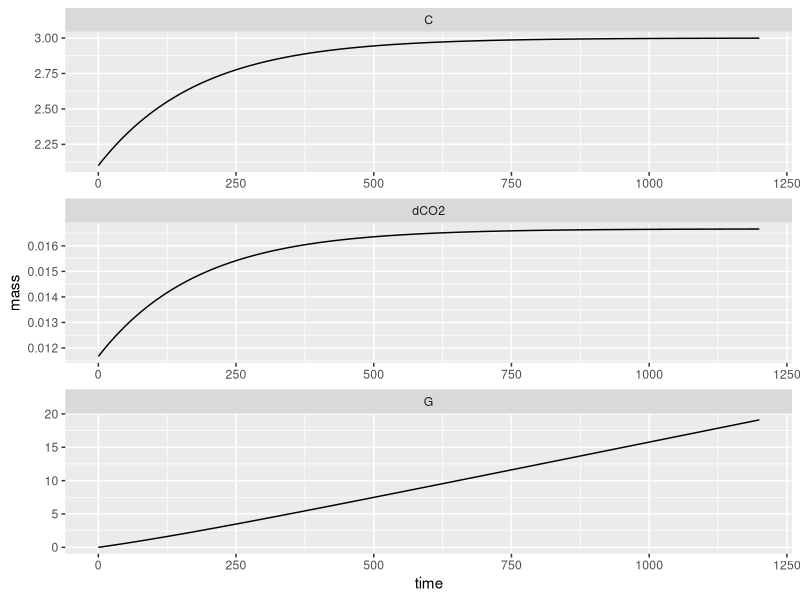
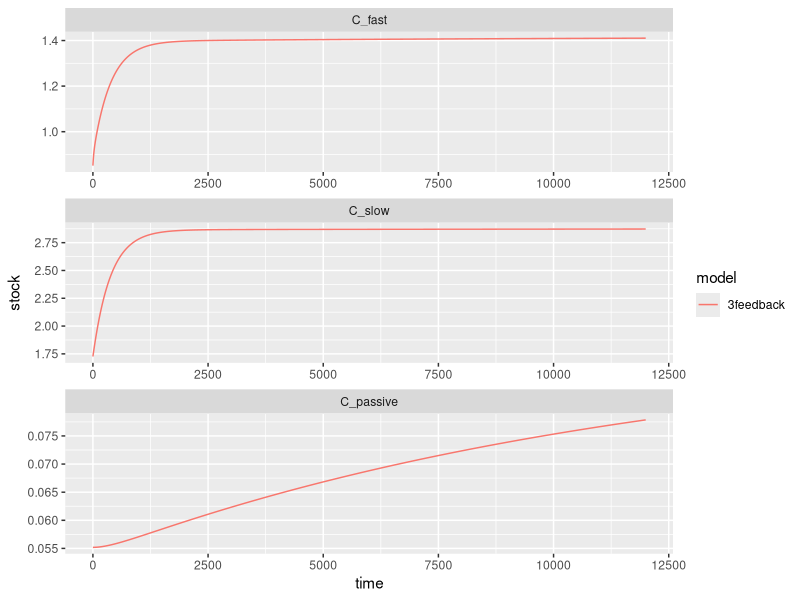
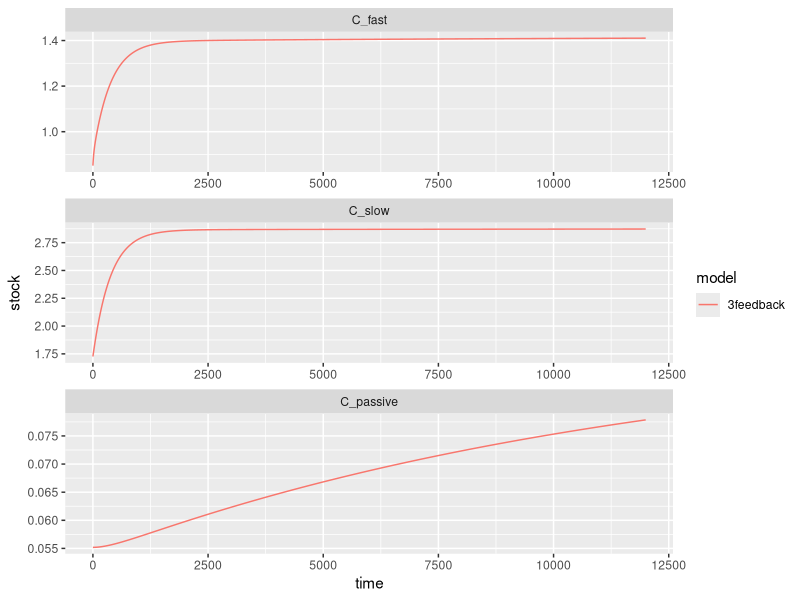
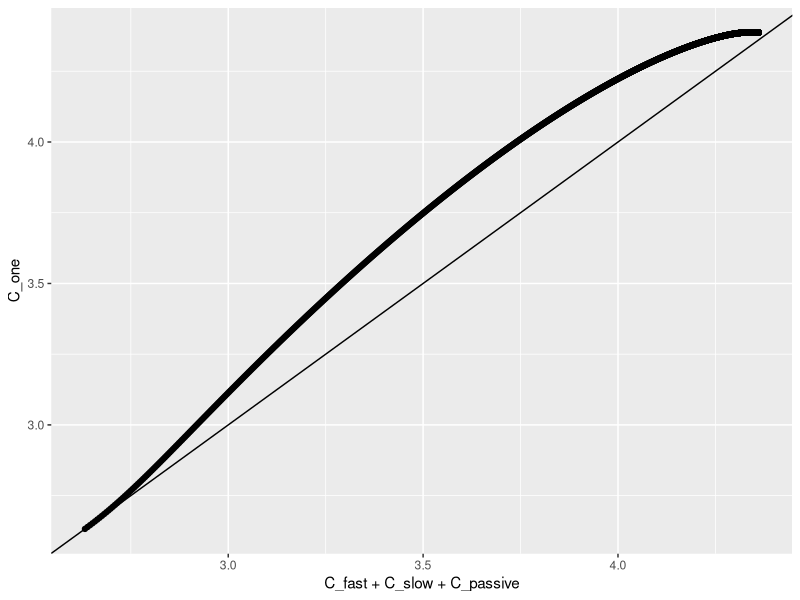
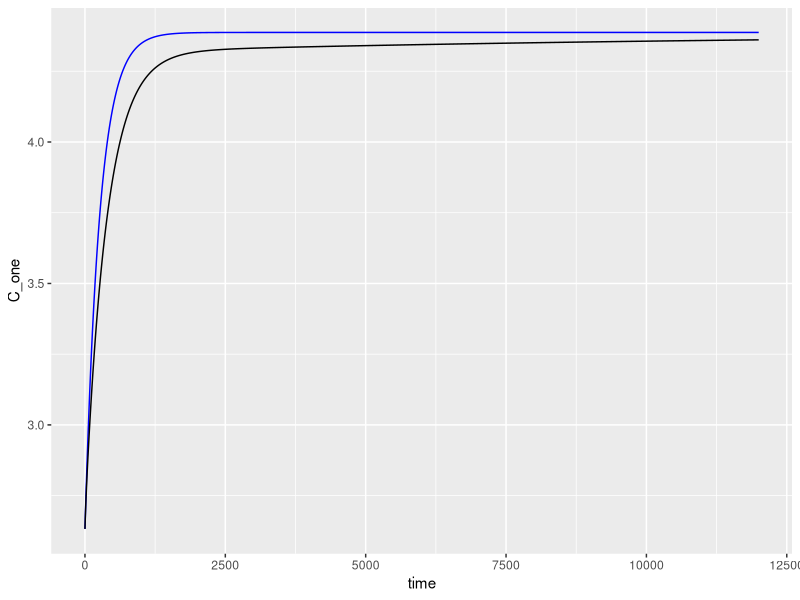

The R source for these figures, in order: (Note: this script raises an error after producing the figures.)
## ---- chunk 1
#useful functions in here

library(tidyverse) #data library
library(deSolve) #ODE solver
library(DiagrammeR) #flow charts

knitr::opts_chunk$set(echo = TRUE)
## ---- chunk 2
 #u; [0, 2.5] kg-carbon m-2 yr-1; evenly split per month for now (fits CENTURY parameters)
parameter.ls <- list(inputs = 0.2/12, 
                     #\tau; [10, 50] yr, by month
                     turnoverTime = 15*12) 

simTime <- 100*12

#rate change function
dCdt_1pool <- function(t, y, parms, rel_tol = 1e-8){
  ## Debugging code below
  #t <- 0
  #y <- c(G = 0, InitialCarbon_1pool)
  #parms <- parameter.ls
  y <- unname(y)
  CO2 <- y[1] 
  soil <- y[2]
  
  dCO2 <- soil / parms$turnoverTime
  dSoil <- parms$inputs - soil / parms$turnoverTime
  
  #make a relative tolernance to ensure conservation of mass
  if(abs(parms$inputs - (dCO2 + dSoil))/parms$inputs > rel_tol){
    stop('Conservation of mass does not hold')
  }
  return(list(c(G = dCO2, C = dSoil)))
}

#steady state function
C_ss_1pool <- function(parms){
  ans <- parms$inputs * parms$turnoverTime
  return(c(C = ans))
}

InitialCarbon_1pool <- C_ss_1pool(parms = parameter.ls)*0.7

dCdt_1pool(t = 0, y = c(G = 0, InitialCarbon_1pool), parms = parameter.ls)

# Numerically solving this is a little bit overkill since 
# ...the differential equation is solvable but for generalizations here is the numerical
# ...solution from the function lsoda in the deSolve package
sim_1pool <- lsoda(y = c(G = 0, InitialCarbon_1pool),
                times = seq(0, simTime, by = 1/10),
                func = dCdt_1pool,
                parms = parameter.ls) %>%
  as.data.frame() %>%
  mutate(dCO2 = dCdt_1pool(t = time, #this doesn't matter for this current model
                           y = c(G = G, C=C), 
                           parms = parameter.ls)[[1]]['G'],
         .by = everything())

ggplot(sim_1pool %>%
         pivot_longer(cols = c(C, G, dCO2), 
                      names_to = 'pool', values_to = 'mass')) +
  geom_line(aes(x=time, y=mass)) +
  facet_wrap(~pool, scales='free', ncol = 1)

## ---- chunk 3

##3pool_feedback

#Notes on the input fraction calculations (gleaned from Parton's CENTURY model)
  #Parton uses MONTHLY time steps
  #Century breaks up plant residue into metabolic C and Structural C based on the Lignin to Nitrogen ratio.
    #We will be using a 7/1 Lignin to Nitrogen ratio, thus 12.5% of plant litter is in the form of metabolic C and 87.5% is a structural C.
    #Century then sends 45% of metabolic C to the fast pool (the rest decays before entering the soil pool). - including this fraction breaks mass balance so it is omitted
 #Century then sends a portion of structural C to the fast and slow pools based on the lignin fraction A.
    ### !!!! because I have no idea what the lignin fraction even is, I'm using the placeholder value of 50%.
    # 70% of A* Structural C goes to the Slow pool (rest decays before reaching soil) - including this fraction breaks mass balance so it is omitted
    # 45% (?) of (1-A)*Structural C goes to fast (rest decays before reaching soil) - including this fraction breaks mass balance so it is omitted

century_parameter.ls <- list(inputs = 0.2/12, #monthly; divided evenly between the months
                            input_to_fast = ((.125)+(.875*.5)),  
                            input_to_slow = .875*.5,  
                                                   #note: Century includes no direct inputs to the passive pool.
                     #fast turnover according to Century \tau; [2, 4] yr
                     turnoverTime_fast = 1.5*12,    #1.5y  
                     #slow turnover according to Century \tau; [20, 50] yr
                     turnoverTime_slow = 25*12,       #25y
                     #passive turnover according to Century \tau: [800, 1200] yr
                     turnoverTime_passive = 1000*12,  #1000y
                     
                       fast_to_slow = 0.486,       # This is determined in CENTURY based on a soil vs. silt & clay fraction
                                                        # if soil to silt+clay fraction is zero, then = .15-.004
                                                        # if fraction is 1, then =.83-.004
                                                        # currently using the average between the two: .486
                       fast_to_passive = 0.004,    #
                       slow_to_fast = 0.42,        #
                       slow_to_passive = 0.03,     #
                       passive_to_fast = 0.45,     #
                       passive_to_slow = 0         # CENTURY does not include this flow
                       )

#steady state calculations for each pool
C_ss_3feedback <- function(parms){
  allocation_vector <- matrix(c(parms$input_to_fast, 
                                parms$input_to_slow, 
                                1 - parms$input_to_fast - parms$input_to_slow),
                              nrow = 3)
  decay_matrix <- diag(x= 1/c(parms$turnoverTime_fast,
                             parms$turnoverTime_slow,
                             parms$turnoverTime_passive))
  transfer_matrix <- matrix(c(1,  -parms$slow_to_fast, -parms$passive_to_fast,
                              -parms$fast_to_slow, 1, -parms$passive_to_slow,
                              -parms$fast_to_passive, -parms$slow_to_passive,  1),
                            nrow = 3,
                            byrow=TRUE)
  #0 = inputs * allocation - decay_matrix %*% transfer_matrix %*% y
  #decay_matrix %*% transfer_matrix %*% y = inputs * allocation
  
  ans <- solve(decay_matrix  %*% transfer_matrix ,parms$inputs * allocation_vector)
  
  return(c(C_fast = ans[1],
           C_slow = ans[2],
           C_passive = ans[3]))
}


#ODE equation
dCdt_3feedback <- function(t, y, parms){
  G <- y[1]
 pools <- matrix(y[2:4], nrow=3)
 allocation_matrix <- matrix(c(parms$input_to_fast, 
                                parms$input_to_slow, 
                                1 - parms$input_to_fast - parms$input_to_slow),
                              nrow = 3)
  decay_matrix <- diag(x= 1/c(parms$turnoverTime_fast,
                             parms$turnoverTime_slow,
                             parms$turnoverTime_passive))
  transfer_matrix <- matrix(c(1,  -parms$slow_to_fast, -parms$passive_to_fast,
                              -parms$fast_to_slow, 1, -parms$passive_to_slow,
                              -parms$fast_to_passive, -parms$slow_to_passive,  1),
                            nrow = 3,
                            byrow=TRUE)
  ans <- parms$inputs * allocation_matrix - decay_matrix %*% transfer_matrix %*% pools
  
  resp <- decay_matrix %*% transfer_matrix %*% pools
  total_resp <- sum(resp)
  
  return(list(c(G = total_resp,
                C_fast = ans[1],
                C_slow = ans[2],
                C_passive = ans[3]
  )))
}


#initial value
InitialCarbon_3pool <- C_ss_3feedback(parms = century_parameter.ls)*0.6

#making a more realistic simulation time for a monthly model with turnover times in the 1000s
simTime <- 1000*12

#simulation
sim_3feedback <- lsoda(y = c(G=0, InitialCarbon_3pool),
                      times = 0:simTime,
                      func = dCdt_3feedback,
                      parms = century_parameter.ls) %>%
  as.data.frame() 


#Feedback graph by pools:
ggplot(sim_3feedback %>%
         pivot_longer(cols = C_fast:C_passive,
                      names_to = 'pool',
                      values_to = 'stock')%>%
         mutate(pool = factor(pool, levels = c('C_fast', 'C_slow', 'C_passive')),
                model = '3feedback')
) +
  geom_line(aes(x=time, y=stock, color = model)) +
  facet_wrap(~ pool, ncol=1, scales='free')


#Feedback graphs: total carbon and respiration 
ggplot(sim_3feedback %>%
         pivot_longer(cols = C_fast:C_passive,
                      names_to = 'pool',
                      values_to = 'stock')%>%
         mutate(pool = factor(pool, levels = c('C_fast', 'C_slow', 'C_passive')),
                model = '3feedback')
) +
  geom_line(aes(x=time, y=stock, color = model)) +
  facet_wrap(~ pool, ncol=1, scales='free')


## ---- chunk 4
##One Pool Proxy Method:

#Proxy Decay Rate Calculation
Proxy_decayrate <- function(parms){
  decay_matrix <- diag(x= 1/c(parms$turnoverTime_fast,
                             parms$turnoverTime_slow,
                             parms$turnoverTime_passive))
  
  transfer_matrix <- matrix(c(1,  -parms$slow_to_fast, -parms$passive_to_fast,
                              -parms$fast_to_slow, 1, -parms$passive_to_slow,
                              -parms$fast_to_passive, -parms$slow_to_passive,  1),
                            nrow = 3,
                            byrow=TRUE)
  
   allocation_vector <- matrix(c(parms$input_to_fast, 
                                parms$input_to_slow, 
                                1 - parms$input_to_fast - parms$input_to_slow),
                              nrow = 3)
  
  ans <- sum(solve(decay_matrix %*% transfer_matrix) %*% allocation_vector)
  return(ans)
}  


##Adds the proxy rate to the main parameter list
century_parameter.ls$turnoverTime <- Proxy_decayrate(parms=century_parameter.ls)


#Initial Value for the One Pool Proxy, simulation, with name for lsoda output
InitialCarbon_1pool <- sum(C_ss_3feedback(parms = century_parameter.ls))*0.6

#Simulation with the one-pool model
sim_Feedback_OnePool <- lsoda(y = c(G=0, C_one = InitialCarbon_1pool),
                times = 0:simTime,
                func = dCdt_1pool,
                parms = century_parameter.ls) %>%
  as.data.frame()


sim_all <- sim_3feedback %>%
  full_join(sim_Feedback_OnePool, by = 'time', suffix = c('.3pool', '.proxy')) %>%
  mutate(flux_3pool = dCdt_3feedback(t = time, y = c(0, C_fast, C_slow, C_passive),
                                     parms = century_parameter.ls)[[1]][1], 
         flux_proxy = dCdt_1pool(t = time, y = c(0, C_one),
                                     parms = century_parameter.ls)[[1]][1], .by= everything())

#want time vs stock graph
#difference drive graph
ggplot(sim_all) +
  geom_point(aes(x=C_fast+C_slow+C_passive, y = C_one)) +
  geom_abline()

ggplot(sim_all) +
  geom_line(aes(x=time, y= C_one), color = 'blue') +
  geom_line(aes(x=time, y = C_fast+C_slow+C_passive))

# #Calculating total C in the Feedback run
# sim_3feedback <- sim_3feedback %>%
#   pivot_wider(names_from="pool", values_from="stock") %>%
#   mutate(Feedback_C_Total = C_fast + C_slow +C_passive) 
# 
# #Add the one-pool proxy column
# sim_3feedback$OnePoolProxy <- sim_Feedback_OnePool$C
# 
# 
# #Formatting the data for nice graphing:
# sim_3feedback <- sim_3feedback %>% 
#                     select(time, Feedback_C_Total, OnePoolProxy) %>%
#                     pivot_longer(cols = c("Feedback_C_Total", "OnePoolProxy"),
#                                  names_to = "model",
#                                  values_to = "stock")
# 
# 
# #Plot comparing the two
# ggplot(sim_3feedback) +
#   geom_line(aes(x=time, y=stock, color=model))


## ---- chunk 5
# #ODE equation with Respired Carbon
# dCdt_3feedback <- function(t, y, parms){
# 
#   dCf <- parms$inputs*parms$input_to_fast -
#           (1/parms$turnoverTime_fast)*y[1] +
#           (1/parms$turnoverTime_slow)*parms$slow_to_fast*y[2] +
#           (1/parms$turnoverTime_passive)*parms$passive_to_fast*y[3]
#     
#   dCs <- parms$inputs*parms$input_to_slow -
#           (1/parms$turnoverTime_slow)*y[2] +
#           (1/parms$turnoverTime_fast)*parms$fast_to_slow*y[1] +
#           (1/parms$turnoverTime_passive)*parms$passive_to_slow*y[3]
#   
#   dCp <- parms$inputs*(1-parms$input_to_fast- parms$input_to_slow) -
#           (1/parms$turnoverTime_passive)*y[3] +
#           (1/parms$turnoverTime_fast)*parms$fast_to_passive*y[1] +
#           (1/parms$turnoverTime_slow)*parms$slow_to_passive*y[2]
# 
#   dgas <-  parms$turnoverTime_fast*(1- parms$fast_to_slow - parms$fast_to_passive)*y[1]  +
#           parms$turnoverTime_slow*(1- parms$slow_to_fast - parms$slow_to_passive)*y[2]  +
#           parms$turnoverTime_passsive*(1- parms$passive_to_fast - parms$passive_to_slow)*y[3]
#   
#   return(list(c(C_fast = dCf,
#            C_slow = dCs,
#            C_passive = dCp,
#            Resp_C = dgas
#            )))
# }
# 
# #New Initial state with respired carbon column
# InitialCarbon_3pool <- c(C_ss_3feedback(parms = century_parameter.ls)*0.6, "Gas"=0)
# 
# #simulation
# sim_3feedback <- lsoda(y = InitialCarbon_3pool,
#                       times = 0:simTime,
#                       func = dCdt_3feedback,
#                       parms = century_parameter.ls) %>%
#   as.data.frame() %>%
#   pivot_longer(cols = C_fast:C_passive,
#                names_to = 'pool',
#                values_to = 'stock')%>%
#   mutate(pool = factor(pool, levels = c('C_fast', 'C_slow', 'C_passive')),
#          model = '3feedback')
# 
# 
# #Formatting data table for Respired C calculation (1pool)
# sim_3feedback <- sim_3feedback %>% 
#                     pivot_wider(names_from = "model", values_from = "stock") %>%
#                     mutate(Proxy_Respired_C = RespiredCarbon(endtime=time, parms=century_parameter.ls, initialstate=InitialCarbon_1pool))
# 
# 
# 

## ---- chunk 6
#paramter list with no inputs
no_input_century_parameter.ls <- century_parameter.ls %>% list_assign(inputs=0)

#Creates a simulation using the full feedback model starting at SS, turn off inputs at time 240 (twenty years, monthly time steps)
No_inputs_feedback_sim <- rbind(lsoda(y = C_ss_3feedback(parms = century_parameter.ls),
                                      times = 0:240,
                                      func = dCdt_3feedback,
                                      parms = century_parameter.ls) %>%
                                  as.data.frame(),
                              lsoda(y = C_ss_3feedback(parms = century_parameter.ls),
                                      times = 0:9760,
                                      func = dCdt_3feedback,
                                      parms = no_input_century_parameter.ls) %>%
                                  as.data.frame() %>%
                                  mutate(time=time+240)
                                ) %>%
                          mutate(Feedback_C_Total = C_fast + C_slow +C_passive) %>%
                          mutate(C_ps = C_passive + C_slow) %>%
                          as.data.frame
                


#Simulation with the one-pool model starting at SS, turn off inputs at time 240 (twenty years, monthly time steps)
No_inputs_one_pool_proxy_sim <- rbind(lsoda(y = sum(C_ss_3feedback(parms = century_parameter.ls)),
                                            times = 0:240,
                                            func = dCdt_1pool,
                                            parms = century_parameter.ls) %>%
                                       as.data.frame() %>%
                                       set_names(c("time", "One_Pool_Proxy")),
                                      
                                    lsoda(y = sum(C_ss_3feedback(parms = century_parameter.ls)),
                                            times = 0:9760,
                                            func = dCdt_1pool,
                                            parms = no_input_century_parameter.ls) %>%
                                      as.data.frame() %>%
                                      set_names(c("time", "One_Pool_Proxy")) %>%
                                      mutate(time=time+240)
                                )
#Makes a dataframe to compare the two simulations total carbon
no_input_model_comparison <- as.data.frame(cbind(No_inputs_feedback_sim$time, No_inputs_feedback_sim$Feedback_C_Total, No_inputs_one_pool_proxy_sim$One_Pool_Proxy)) %>% 
    set_names(c("time", "Feedback_C_Total", "One_Pool_Proxy")) %>%
    pivot_longer(cols = c("Feedback_C_Total", "One_Pool_Proxy"),
                                 names_to = "model",
                                 values_to = "stock")



ggplot(no_input_model_comparison)  +
  # geom_area(data=No_inputs_feedback_sim, aes(x=time, y=C_passive), alpha=0.1, fill="firebrick")+
  # geom_area(data=No_inputs_feedback_sim, aes(x=time, y=C_ps), alpha=0.1, fill="firebrick")+
  # geom_area(data=No_inputs_feedback_sim, aes(x=time, y=Feedback_C_Total), alpha=0.1, fill="firebrick")+
  geom_line(aes(x=time, y=stock, color=model)) +
  geom_vline(xintercept=240, alpha=0.5, linetype="dashed") +
  labs(title="Inputs cut off after 20 years", y="Total Carbon (kg C/(m^2 yr))", x="Time (in months)" )



## ---- chunk 7
#Function for simulation with the 3feedback model, adjusting the inputs for seasonal change
dCdt_seasonal_3feedback <- function(t, y, parms, input_type = 'seasonal' ){
  pools <- matrix(y, nrow=3)
  allocation_matrix <- matrix(c(parms$input_to_fast, 
                                parms$input_to_slow, 
                                1 - parms$input_to_fast - parms$input_to_slow),
                              nrow = 3)
  decay_matrix <- diag(x= 1/c(parms$turnoverTime_fast,
                             parms$turnoverTime_slow,
                             parms$turnoverTime_passive))
  transfer_matrix <- matrix(c(1,  -parms$slow_to_fast, -parms$passive_to_fast,
                              -parms$fast_to_slow, 1, -parms$passive_to_slow,
                              -parms$fast_to_passive, -parms$slow_to_passive,  1),
                            nrow = 3,
                            byrow=TRUE)
  #dcdt = inputs * allocation + transfer_matrix %*% decay_matrix %*% y
  #decay_matrix %*% transfer_matrix %*% y = - inputs * allocation
  
  if(input_type == 'seasonal'){
    flux_input <- (5/300)*sin((pi/6)*t+(3*pi/2))+(5/300) #offset by the parms$input parameter
  }else{
    flux_input <- parms$inputs
  }
  
  ans <- flux_input * allocation_matrix - decay_matrix %*% transfer_matrix %*% y
  ##check conservation of mass
  return(list(c(C_fast = ans[1],
           C_slow = ans[2],
           C_passive = ans[3]))) #add in CO2 pool
}


#Demonstration simulation that the method works to create seasonal change, over 5 years
seasonal_sim_3feedback <- lsoda(y = C_ss_3feedback(parms = century_parameter.ls),
                                      times = 0:60,
                                      func = dCdt_seasonal_3feedback,
                                      parms = century_parameter.ls) %>%
                                  as.data.frame() %>% 
                                  mutate(Feedback_C_total = C_fast+C_slow+C_passive)

                                  

ggplot(pivot_longer(data=seasonal_sim_3feedback, cols = C_fast:C_passive, names_to = "pool", values_to = "stock")) +
  geom_line(aes(x=time, y=stock, color=pool)) +
  geom_line(aes(x=time, y=Feedback_C_total))


#One-Pool rate change function, with seasonal rate of change
  ##The calucation of the Proxy decay rate relies on a steady state solution, which technically does not exist when inputs change - we then assume that the average over the year is constant, and that the steady state solution suffices.

dCdt_seasonal_1pool <- function(t, y, parms){
  flux_input <- (5/300)*sin((pi/6)*t+(3*pi/2))+(5/300)
  ans <- flux_input - y / parms$turnoverTime
  return(list(ans))
}


#Demonstration simulation that the method works to create seasonal change, over 5 years
seasonal_sim_1pool <- lsoda(y = sum(C_ss_3feedback(parms = century_parameter.ls)) %>% setNames("C"),
                                      times = 0:60,
                                      func = dCdt_seasonal_1pool,
                                      parms = century_parameter.ls) %>%
                                  as.data.frame() %>%
                                  rename(One_Pool_Proxy = C)

ggplot(seasonal_sim_1pool) +
  geom_line(aes(x=time, y=One_Pool_Proxy))

                                
#Makes a dataframe to compare the two simulations total carbon
seasonal_inputs_model_comparison <- as.data.frame(cbind(seasonal_sim_3feedback$time, seasonal_sim_3feedback$Feedback_C_total, seasonal_sim_1pool$One_Pool_Proxy)) %>% 
    set_names(c("time", "Feedback_C_Total", "One_Pool_Proxy")) %>%
    pivot_longer(cols = c("Feedback_C_Total", "One_Pool_Proxy"),
                                 names_to = "model",
                                 values_to = "stock")



ggplot(seasonal_inputs_model_comparison)  +
  geom_line(aes(x=time, y=stock, linetype=model, color=model)) +
  labs(title="Seasonal Variation over 5 Years", y="Total Carbon (kg C/(m^2 yr))", x="Time (in months)" )
